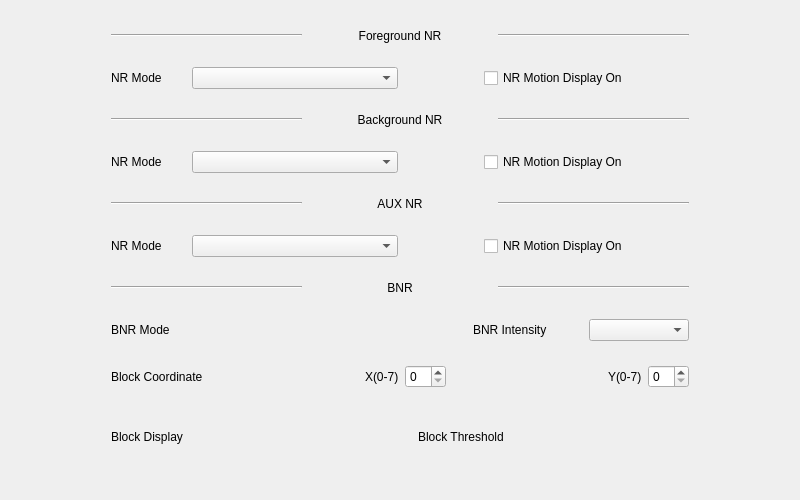
<?xml version="1.0" encoding="UTF-8"?>
<ui version="4.0">
 <class>CUE01_Input_Noise_Reduction_Widget_Form</class>
 <widget class="QWidget" name="CUE01_Input_Noise_Reduction_Widget_Form">
  <property name="geometry">
   <rect>
    <x>0</x>
    <y>0</y>
    <width>800</width>
    <height>500</height>
   </rect>
  </property>
  <property name="windowTitle">
   <string>Form</string>
  </property>
  <layout class="QHBoxLayout" name="horizontalLayout_11">
   <item>
    <spacer name="horizontalSpacer_8">
     <property name="orientation">
      <enum>Qt::Horizontal</enum>
     </property>
     <property name="sizeType">
      <enum>QSizePolicy::Maximum</enum>
     </property>
     <property name="sizeHint" stdset="0">
      <size>
       <width>100</width>
       <height>20</height>
      </size>
     </property>
    </spacer>
   </item>
   <item>
    <layout class="QVBoxLayout" name="verticalLayout">
     <item>
      <layout class="QHBoxLayout" name="horizontalLayout">
       <property name="spacing">
        <number>3</number>
       </property>
       <item>
        <widget class="Line" name="line">
         <property name="orientation">
          <enum>Qt::Horizontal</enum>
         </property>
        </widget>
       </item>
       <item>
        <widget class="QLabel" name="label">
         <property name="text">
          <string>Foreground NR</string>
         </property>
         <property name="alignment">
          <set>Qt::AlignCenter</set>
         </property>
        </widget>
       </item>
       <item>
        <widget class="Line" name="line_2">
         <property name="orientation">
          <enum>Qt::Horizontal</enum>
         </property>
        </widget>
       </item>
      </layout>
     </item>
     <item>
      <layout class="QHBoxLayout" name="horizontalLayout_5">
       <item>
        <widget class="QLabel" name="label_5">
         <property name="maximumSize">
          <size>
           <width>75</width>
           <height>16777215</height>
          </size>
         </property>
         <property name="text">
          <string>NR Mode</string>
         </property>
        </widget>
       </item>
       <item>
        <widget class="CustomComboBox" name="comboBox_fore_nr"/>
       </item>
       <item>
        <spacer name="horizontalSpacer">
         <property name="orientation">
          <enum>Qt::Horizontal</enum>
         </property>
         <property name="sizeType">
          <enum>QSizePolicy::Maximum</enum>
         </property>
         <property name="sizeHint" stdset="0">
          <size>
           <width>80</width>
           <height>20</height>
          </size>
         </property>
        </spacer>
       </item>
       <item>
        <widget class="QCheckBox" name="checkBox_fore_nr_display">
         <property name="text">
          <string>NR Motion Display On</string>
         </property>
        </widget>
       </item>
      </layout>
     </item>
     <item>
      <layout class="QHBoxLayout" name="horizontalLayout_2">
       <property name="spacing">
        <number>3</number>
       </property>
       <item>
        <widget class="Line" name="line_3">
         <property name="orientation">
          <enum>Qt::Horizontal</enum>
         </property>
        </widget>
       </item>
       <item>
        <widget class="QLabel" name="label_2">
         <property name="text">
          <string>Background NR</string>
         </property>
         <property name="alignment">
          <set>Qt::AlignCenter</set>
         </property>
        </widget>
       </item>
       <item>
        <widget class="Line" name="line_4">
         <property name="orientation">
          <enum>Qt::Horizontal</enum>
         </property>
        </widget>
       </item>
      </layout>
     </item>
     <item>
      <layout class="QHBoxLayout" name="horizontalLayout_6">
       <item>
        <widget class="QLabel" name="label_8">
         <property name="maximumSize">
          <size>
           <width>75</width>
           <height>16777215</height>
          </size>
         </property>
         <property name="text">
          <string>NR Mode</string>
         </property>
        </widget>
       </item>
       <item>
        <widget class="CustomComboBox" name="comboBox_back_nr"/>
       </item>
       <item>
        <spacer name="horizontalSpacer_2">
         <property name="orientation">
          <enum>Qt::Horizontal</enum>
         </property>
         <property name="sizeType">
          <enum>QSizePolicy::Maximum</enum>
         </property>
         <property name="sizeHint" stdset="0">
          <size>
           <width>80</width>
           <height>20</height>
          </size>
         </property>
        </spacer>
       </item>
       <item>
        <widget class="QCheckBox" name="checkBox_back_nr_display">
         <property name="text">
          <string>NR Motion Display On</string>
         </property>
        </widget>
       </item>
      </layout>
     </item>
     <item>
      <layout class="QHBoxLayout" name="horizontalLayout_3">
       <property name="spacing">
        <number>3</number>
       </property>
       <item>
        <widget class="Line" name="line_5">
         <property name="orientation">
          <enum>Qt::Horizontal</enum>
         </property>
        </widget>
       </item>
       <item>
        <widget class="QLabel" name="label_3">
         <property name="text">
          <string>AUX NR</string>
         </property>
         <property name="alignment">
          <set>Qt::AlignCenter</set>
         </property>
        </widget>
       </item>
       <item>
        <widget class="Line" name="line_6">
         <property name="orientation">
          <enum>Qt::Horizontal</enum>
         </property>
        </widget>
       </item>
      </layout>
     </item>
     <item>
      <layout class="QHBoxLayout" name="horizontalLayout_7">
       <item>
        <widget class="QLabel" name="label_9">
         <property name="maximumSize">
          <size>
           <width>75</width>
           <height>16777215</height>
          </size>
         </property>
         <property name="text">
          <string>NR Mode</string>
         </property>
        </widget>
       </item>
       <item>
        <widget class="CustomComboBox" name="comboBox_aux_nr"/>
       </item>
       <item>
        <spacer name="horizontalSpacer_3">
         <property name="orientation">
          <enum>Qt::Horizontal</enum>
         </property>
         <property name="sizeType">
          <enum>QSizePolicy::Maximum</enum>
         </property>
         <property name="sizeHint" stdset="0">
          <size>
           <width>80</width>
           <height>20</height>
          </size>
         </property>
        </spacer>
       </item>
       <item>
        <widget class="QCheckBox" name="checkBox_aux_nr_display">
         <property name="text">
          <string>NR Motion Display On</string>
         </property>
        </widget>
       </item>
      </layout>
     </item>
     <item>
      <layout class="QHBoxLayout" name="horizontalLayout_4">
       <property name="spacing">
        <number>3</number>
       </property>
       <item>
        <widget class="Line" name="line_7">
         <property name="orientation">
          <enum>Qt::Horizontal</enum>
         </property>
        </widget>
       </item>
       <item>
        <widget class="QLabel" name="label_4">
         <property name="text">
          <string>BNR</string>
         </property>
         <property name="alignment">
          <set>Qt::AlignCenter</set>
         </property>
        </widget>
       </item>
       <item>
        <widget class="Line" name="line_8">
         <property name="orientation">
          <enum>Qt::Horizontal</enum>
         </property>
        </widget>
       </item>
      </layout>
     </item>
     <item>
      <layout class="QHBoxLayout" name="horizontalLayout_8">
       <item>
        <widget class="QLabel" name="label_6">
         <property name="sizePolicy">
          <sizepolicy hsizetype="Fixed" vsizetype="Preferred">
           <horstretch>0</horstretch>
           <verstretch>0</verstretch>
          </sizepolicy>
         </property>
         <property name="minimumSize">
          <size>
           <width>110</width>
           <height>0</height>
          </size>
         </property>
         <property name="text">
          <string>BNR Mode</string>
         </property>
        </widget>
       </item>
       <item>
        <widget class="SwitchBtn" name="widget_bnr_mode_switch_btn" native="true"/>
       </item>
       <item>
        <spacer name="horizontalSpacer_6">
         <property name="orientation">
          <enum>Qt::Horizontal</enum>
         </property>
         <property name="sizeType">
          <enum>QSizePolicy::Expanding</enum>
         </property>
         <property name="sizeHint" stdset="0">
          <size>
           <width>40</width>
           <height>20</height>
          </size>
         </property>
        </spacer>
       </item>
       <item>
        <widget class="QLabel" name="label_11">
         <property name="sizePolicy">
          <sizepolicy hsizetype="Fixed" vsizetype="Preferred">
           <horstretch>0</horstretch>
           <verstretch>0</verstretch>
          </sizepolicy>
         </property>
         <property name="minimumSize">
          <size>
           <width>110</width>
           <height>0</height>
          </size>
         </property>
         <property name="text">
          <string>BNR Intensity</string>
         </property>
        </widget>
       </item>
       <item>
        <widget class="CustomComboBox" name="comboBox_bnr">
         <property name="sizePolicy">
          <sizepolicy hsizetype="Preferred" vsizetype="Fixed">
           <horstretch>0</horstretch>
           <verstretch>0</verstretch>
          </sizepolicy>
         </property>
         <property name="minimumSize">
          <size>
           <width>100</width>
           <height>0</height>
          </size>
         </property>
        </widget>
       </item>
      </layout>
     </item>
     <item>
      <layout class="QHBoxLayout" name="horizontalLayout_9">
       <item>
        <widget class="QLabel" name="label_10">
         <property name="text">
          <string>Block Coordinate</string>
         </property>
        </widget>
       </item>
       <item>
        <spacer name="horizontalSpacer_4">
         <property name="orientation">
          <enum>Qt::Horizontal</enum>
         </property>
         <property name="sizeHint" stdset="0">
          <size>
           <width>40</width>
           <height>20</height>
          </size>
         </property>
        </spacer>
       </item>
       <item>
        <widget class="QLabel" name="label_12">
         <property name="text">
          <string>X(0-7)</string>
         </property>
        </widget>
       </item>
       <item>
        <widget class="CustomSpinBox" name="spinBox"/>
       </item>
       <item>
        <spacer name="horizontalSpacer_5">
         <property name="orientation">
          <enum>Qt::Horizontal</enum>
         </property>
         <property name="sizeHint" stdset="0">
          <size>
           <width>40</width>
           <height>20</height>
          </size>
         </property>
        </spacer>
       </item>
       <item>
        <widget class="QLabel" name="label_13">
         <property name="text">
          <string>Y(0-7)</string>
         </property>
        </widget>
       </item>
       <item>
        <widget class="CustomSpinBox" name="spinBox_2"/>
       </item>
      </layout>
     </item>
     <item>
      <layout class="QHBoxLayout" name="horizontalLayout_10">
       <item>
        <widget class="QLabel" name="label_7">
         <property name="text">
          <string>Block Display</string>
         </property>
        </widget>
       </item>
       <item>
        <spacer name="horizontalSpacer_10">
         <property name="orientation">
          <enum>Qt::Horizontal</enum>
         </property>
         <property name="sizeType">
          <enum>QSizePolicy::Maximum</enum>
         </property>
         <property name="sizeHint" stdset="0">
          <size>
           <width>20</width>
           <height>20</height>
          </size>
         </property>
        </spacer>
       </item>
       <item>
        <widget class="SwitchBtn" name="widget_block_switchbtn" native="true"/>
       </item>
       <item>
        <spacer name="horizontalSpacer_7">
         <property name="orientation">
          <enum>Qt::Horizontal</enum>
         </property>
         <property name="sizeType">
          <enum>QSizePolicy::Maximum</enum>
         </property>
         <property name="sizeHint" stdset="0">
          <size>
           <width>30</width>
           <height>20</height>
          </size>
         </property>
        </spacer>
       </item>
       <item>
        <widget class="QLabel" name="label_14">
         <property name="text">
          <string>Block Threshold</string>
         </property>
        </widget>
       </item>
       <item>
        <spacer name="horizontalSpacer_11">
         <property name="orientation">
          <enum>Qt::Horizontal</enum>
         </property>
         <property name="sizeType">
          <enum>QSizePolicy::Maximum</enum>
         </property>
         <property name="sizeHint" stdset="0">
          <size>
           <width>20</width>
           <height>20</height>
          </size>
         </property>
        </spacer>
       </item>
       <item>
        <widget class="SingleSliderWithSpinbox" name="widget_block_threshold" native="true">
         <property name="maximumSize">
          <size>
           <width>16777215</width>
           <height>50</height>
          </size>
         </property>
        </widget>
       </item>
      </layout>
     </item>
    </layout>
   </item>
   <item>
    <spacer name="horizontalSpacer_9">
     <property name="orientation">
      <enum>Qt::Horizontal</enum>
     </property>
     <property name="sizeType">
      <enum>QSizePolicy::Maximum</enum>
     </property>
     <property name="sizeHint" stdset="0">
      <size>
       <width>100</width>
       <height>20</height>
      </size>
     </property>
    </spacer>
   </item>
  </layout>
 </widget>
 <customwidgets>
  <customwidget>
   <class>CustomSpinBox</class>
   <extends>QSpinBox</extends>
   <header>src.components.CustomSpinBox</header>
  </customwidget>
  <customwidget>
   <class>SwitchBtn</class>
   <extends>QWidget</extends>
   <header>src.components.SwitchButton</header>
   <container>1</container>
  </customwidget>
  <customwidget>
   <class>SingleSliderWithSpinbox</class>
   <extends>QWidget</extends>
   <header>src.components.SingleSliderWithSpinbox</header>
   <container>1</container>
  </customwidget>
  <customwidget>
   <class>CustomComboBox</class>
   <extends>QComboBox</extends>
   <header>src.components.CustomComboBox</header>
  </customwidget>
 </customwidgets>
 <resources/>
 <connections/>
</ui>
